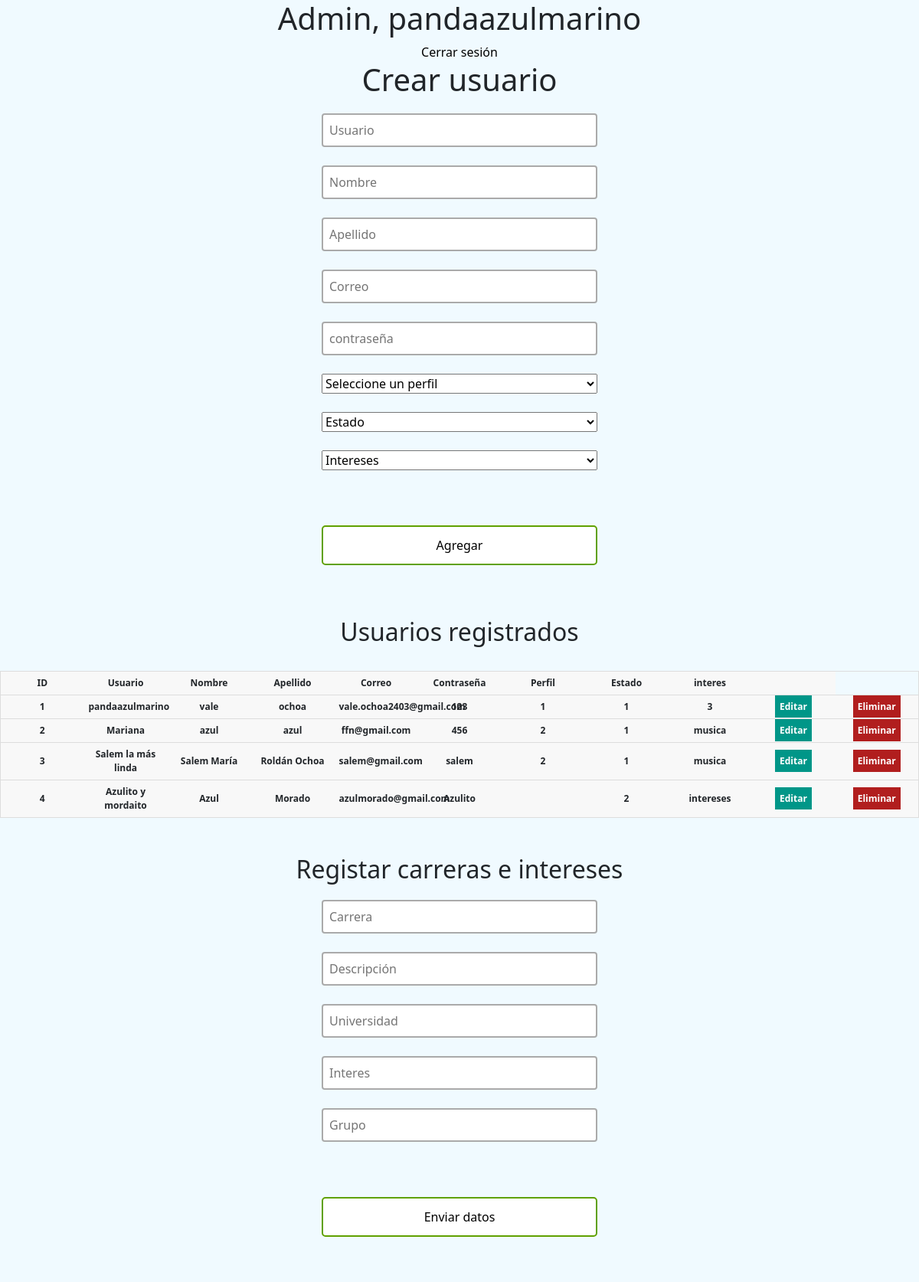
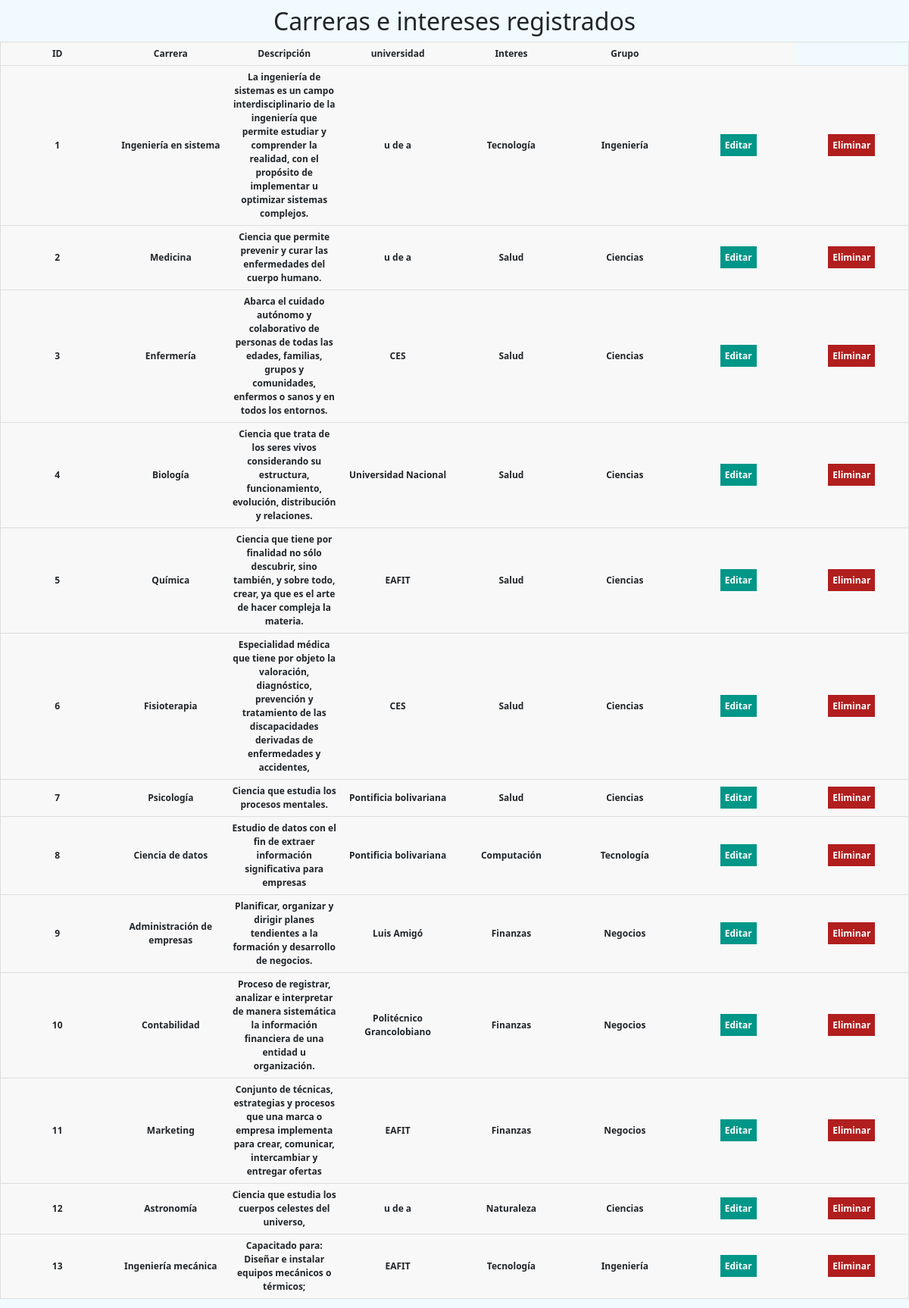
The app's page /admin.php (signed in, upper part) with its own data (2 pictures, top to bottom).
### tables this page shows
CREATE TABLE `usuario` (
  `id` int(11) NOT NULL,
  `usuario` varchar(250) NOT NULL,
  `nombre` varchar(50) NOT NULL,
  `apellido` varchar(50) NOT NULL,
  `email` varchar(250) NOT NULL,
  `contraseña` varchar(30) NOT NULL,
  `interes` varchar(50) NOT NULL,
  `perfil` enum('1','2') NOT NULL DEFAULT '2',
  `estado` enum('1','2') NOT NULL DEFAULT '1'
);

CREATE TABLE `carreras` (
  `id` int(11) NOT NULL,
  `carrera` varchar(50) NOT NULL,
  `descripcion` varchar(250) NOT NULL,
  `universidad` varchar(250) NOT NULL,
  `interes` varchar(50) NOT NULL,
  `grupo` varchar(50) NOT NULL
);

### admin.php (the view, shortened to what this page needs)
<?php
    require_once("conexion.php");
    $usuario=$_SESSION["usuario"];
    $sql1 = "SELECT * FROM usuario";
    $query1 = mysqli_query($conexion,$sql1);
    $sql2 = "SELECT * FROM carreras";
    $query2 = mysqli_query($conexion,$sql2);
    ?>
<!DOCTYPE html>
<html lang="en">
<head>
    <link href="https://cdn.jsdelivr.net/npm/bootstrap@5.0.2/dist/css/bootstrap.min.css" rel="stylesheet">
    <link rel="stylesheet" href="style.css">
</head>
<body>
    <h1>Admin, <?php echo $usuario?></h1>
    <a href="logout.php">Cerrar sesión</a>
    <body>
    <div class="users-form">
        <h1>Crear usuario</h1>
        <form action="registrar.php" method="POST">
            <input type="text" name="usuario" placeholder="Usuario">
            <input type="text" name="nombre" placeholder="Nombre">
            <input type="text" name="apellido" placeholder="Apellido">
            <input type="email" name="email" placeholder="Correo">
            <input type="password" name="contraseña" placeholder="contraseña">
            <SELECT name="perfil">
                <option>Seleccione un perfil</OPTIOn>
            </SELECT>
            <select name="estado">
                <option selected>Estado</option>
            </select>
            <select name="interes">
                <option selected>Intereses</option>
            </select><br>
            <input type="submit" value="Agregar">
            <br>
        </form>
    </div>
    <div class="users-table">
        <h2>Usuarios registrados</h2>
        <table>
            <thead>
                <tr>
                    <th>ID</th>
                    <th>Usuario</th>
                    <th>Nombre</th>
                    <th>Apellido</th>
                    <th>Correo</th>
                    <th>Contraseña</th>
                    <th>Perfil</th>
                    <th>Estado</th>
                    <th>interes</th>
                    <th></th>
                </tr>
            </thead>
            <tbody>
                <?php while ($row = mysqli_fetch_array($query1)): ?>
                    <tr>
                        <th><?= $row['id'] ?></th>
                        <th><?= $row['usuario'] ?></th>
                        <th><?= $row['nombre'] ?></th>
                        <th><?= $row['apellido'] ?></th>
                        <th><?= $row['email'] ?></th>
                        <th><?= $row['contraseña'] ?></th>
                        <th><?= $row['perfil'] ?></th>
                        <th><?= $row['estado'] ?></th>
                        <th><?= $row['interes'] ?></th>
                        <th><a href="update.php?id=<?= $row['id'] ?>" class="users-table--edit">Editar</a></th>
                        <th><a href="delete_user.php?id=<?= $row['id'] ?>" class="users-table--delete" >Eliminar</a></th>
                    </tr>
                <?php endwhile; ?>
            </tbody>
            <br>
        </table>
    </div><br><br>
    <div class="users-form">
    <h2>Registar carreras e intereses</h2>
        <form action="registrar_int.php" method="post">
            <input required name="carrera" type="text" placeholder="Carrera">
            <input required name="descripcion" type="text" placeholder="Descripción">
            <input required name="universidad" type="text" placeholder="Universidad">
            <input required name="interes" type="text" placeholder="Interes">
            <input required name="grupo" type="text" placeholder="Grupo"><br>
            <input required type="submit" value="Enviar datos">
        </form>
    </div>
    <br><br>
    <div class="users-table">
    <h2>Carreras e intereses registrados</h2>
        <table>
            <thead>
                <tr>
                    <th>ID</th>
                    <th>Carrera</th>
                    <th>Descripción</th>
                    <th>universidad</th>
                    <th>Interes</th>
                    <th>Grupo</th>
                    <th></th>
                </tr>
            </thead>
            <tbody>
                <?php while ($row = mysqli_fetch_array($query2)): ?>
                    <tr>
                        <th><?= $row['id'] ?></th>
                        <th><?= $row['carrera'] ?></th>
                        <th><?= $row['descripcion'] ?></th>
                        <th><?= $row['universidad'] ?></th>
                        <th><?= $row['interes'] ?></th>
                        <th><?= $row['grupo'] ?></th>
                        <th><a href="update_int.php?id=<?= $row['id'] ?>" class="users-table--edit">Editar</a></th>
                        <th><a href="delete_carrera.php?id=<?= $row['id'] ?>" class="users-table--delete" >Eliminar</a></th>
                    </tr>
                <?php endwhile; ?>
            </tbody>
        </table>
    </div><br><br>
</body>
</html>

### style.css (style rules this page uses)
* { box-sizing: border-box; margin: 0; padding: 0; }
html { font-family: 'Segoe UI', sans-serif; text-align: center; }
a { text-decoration: none; color: black; }
body { background-color: #F0FAFF; }
.users-form form { display: flex; flex-direction: column; gap: 24px; width: 30%; margin: 20px auto; text-align: center; }
.users-form form input { font-family: 'Segoe UI', sans-serif; }
.users-form form input[type=text], .users-form form input[type=password], .users-form form input[type=email] { padding: 8px; border:2px solid #aaa; border-radius:4px; outline:none; transition:.3s; }
.users-form form input[type=submit] { border: none; padding: 12px 50px; text-decoration: none; transition-duration: 0.4s; cursor: pointer; border-radius: 5px; background-color: white; color: black; border: 2px solid #60a100; }
.users-table table { border: 1px solid #ccc; border-collapse: collapse; margin: 0; padding: 0; width: 100%; table-layout: fixed; }
table tr { background-color: #f8f8f8; border: 1px solid #ddd; padding: 4px; }
table th { padding: 6px; text-align: center; font-size: .75em; }
.users-table--edit { background: #009688; padding: 6px; color: #fff; text-align: center; font-weight: bold; }
.users-table--delete { background: #b11e1e; padding: 6px; color: #fff; text-align: center; font-weight: bold; }

### records on screen
usuario: id "1", usuario "pandaazulmarino", nombre "vale", apellido "ochoa", email "vale.ochoa2403@gmail.com", contraseña "123", perfil "1", estado "1", interes "3"
usuario: id "2", usuario "Mariana", nombre "azul", apellido "azul", email "ffn@gmail.com", contraseña "456", perfil "2", estado "1", interes "musica"
usuario: id "3", usuario "Salem la más linda", nombre "Salem María", apellido "Roldán Ochoa", email "salem@gmail.com", contraseña "salem", perfil "2", estado "1", interes "musica"
usuario: id "4", usuario "Azulito y mordaito", nombre "Azul", apellido "Morado", email "azulmorado@gmail.com", contraseña "Azulito", estado "2", interes "intereses"
carreras: id "1", carrera "Ingeniería en sistema", descripcion "La ingeniería de sistemas es un campo interdisciplinario de la ingeniería que permite estudiar y comprender la realidad, con el propósito de implementar u optimizar sistemas complejos.", universidad "u de a", interes "Tecnología", grupo "Ingeniería"
carreras: id "2", carrera "Medicina", descripcion "Ciencia que permite prevenir y curar las enfermedades del cuerpo humano.", universidad "u de a", interes "Salud", grupo "Ciencias"
carreras: id "3", carrera "Enfermería", descripcion "Abarca el cuidado autónomo y colaborativo de personas de todas las edades, familias, grupos y comunidades, enfermos o sanos y en todos los entornos.", universidad "CES", interes "Salud", grupo "Ciencias"
carreras: id "4", carrera "Biología", descripcion "Ciencia que trata de los seres vivos considerando su estructura, funcionamiento, evolución, distribución y relaciones.", universidad "Universidad Nacional", interes "Salud", grupo "Ciencias"
carreras: id "5", carrera "Química", descripcion "Ciencia que tiene por finalidad no sólo descubrir, sino también, y sobre todo, crear, ya que es el arte de hacer compleja la materia.", universidad "EAFIT", interes "Salud", grupo "Ciencias"
carreras: id "6", carrera "Fisioterapia", descripcion "Especialidad médica que tiene por objeto la valoración, diagnóstico, prevención y tratamiento de las discapacidades derivadas de enfermedades y accidentes,", universidad "CES", interes "Salud", grupo "Ciencias"
carreras: id "7", carrera "Psicología", descripcion "Ciencia que estudia los procesos mentales.", universidad "Pontificia bolivariana", interes "Salud", grupo "Ciencias"
carreras: id "8", carrera "Ciencia de datos", descripcion "Estudio de datos con el fin de extraer información significativa para empresas", universidad "Pontificia bolivariana", interes "Computación", grupo "Tecnología"
carreras: id "9", carrera "Administración de empresas", descripcion "Planificar, organizar y dirigir planes tendientes a la formación y desarrollo de negocios.", universidad "Luis Amigó", interes "Finanzas", grupo "Negocios"
carreras: id "10", carrera "Contabilidad", descripcion "Proceso de registrar, analizar e interpretar de manera sistemática la información financiera de una entidad u organización.", universidad "Politécnico Grancolobiano", interes "Finanzas", grupo "Negocios"
carreras: id "11", carrera "Marketing", descripcion "Conjunto de técnicas, estrategias y procesos que una marca o empresa implementa para crear, comunicar, intercambiar y entregar ofertas", universidad "EAFIT", interes "Finanzas", grupo "Negocios"
carreras: id "12", carrera "Astronomía", descripcion "Ciencia que estudia los cuerpos celestes del universo,", universidad "u de a", interes "Naturaleza", grupo "Ciencias"
carreras: id "13", carrera "Ingeniería mecánica", descripcion "Capacitado para: Diseñar e instalar equipos mecánicos o térmicos;", universidad "EAFIT", interes "Tecnología", grupo "Ingeniería"
